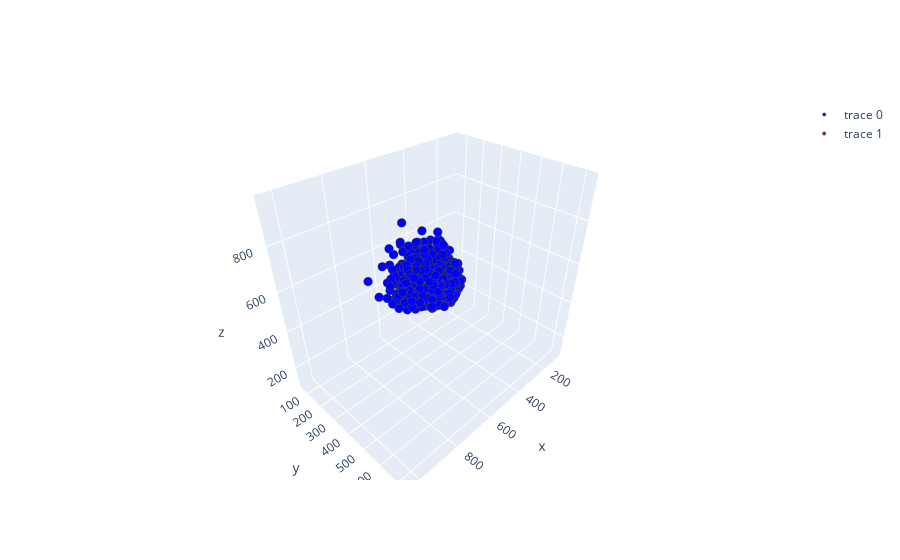

Notebook source saved alongside this figure:
### Markdown cell above
# Men vs Women Lifting Graph

### Code cell
grapable_df = df.sample(10_000)
men = grapable_df[grapable_df['sex']=='M']
women = grapable_df[grapable_df['sex']=='F']

men_scatter = go.Scatter3d(x=men.best_squat, 
                     y=men.best_bench, 
                     z=men.best_deadlift,
                     mode='markers',
                     marker=dict(size=3,
                                line=dict(width=1),
                                color="blue"),
                     text=men.sex)
                     
women_scatter = go.Scatter3d(x=women.best_squat, 
                     y=women.best_bench, 
                     z=women.best_deadlift,
                     mode='markers',
                     marker=dict(size=3,
                                line=dict(width=1),
                                color="red"),
                     text=women.sex)

data_comp = [men_scatter, women_scatter]
fig = go.Figure(data_comp)
fig.show()

### Figure 1 — Plotly figure (JSON) as saved in the notebook; plotly's stock layout.template omitted (floating-point values rounded to 4 significant figures; data arrays with more than 128 entries replaced by an {"elided": "..."} marker saying what was removed)
{"data": [{"marker": {"color": "blue", "line": {"width": 1}, "size": 3}, "mode": "markers", "text": {"elided": "7150 str values"}, "type": "scatter3d", "x": {"elided": "7150 int values"}, "y": {"elided": "7150 int values"}, "z": {"elided": "7150 int values"}}, {"marker": {"color": "red", "line": {"width": 1}, "size": 3}, "mode": "markers", "text": {"elided": "2850 str values"}, "type": "scatter3d", "x": {"elided": "2850 int values"}, "y": {"elided": "2850 int values"}, "z": {"elided": "2850 int values"}}], "layout": {}}
